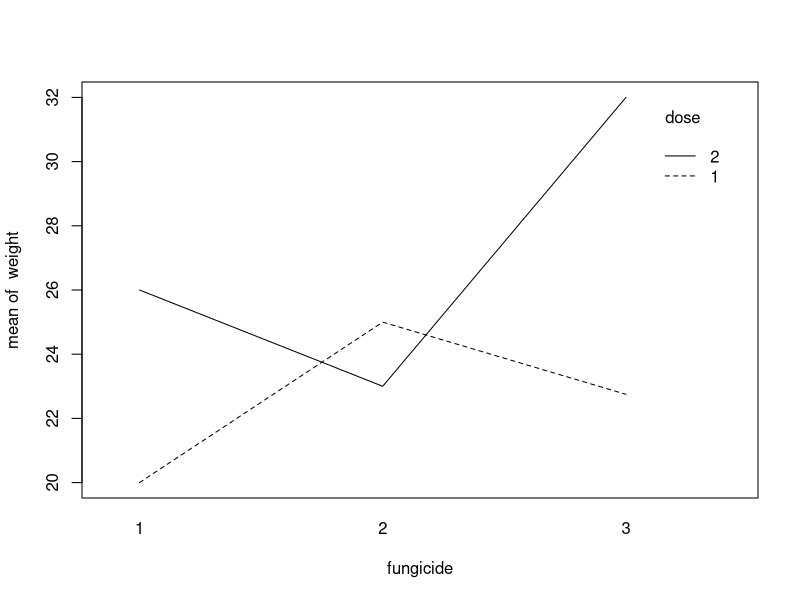

Write the R code that produced this figure.

## ST512 
## Author: Prof Ryan Martin (www4.stat.ncsu.edu/~rmartin)
## R code for Example 14.8 in Ott & Longnecker

# Read in data

rose <- read.table(file="data/example_14-8.txt", header=TRUE)
print(rose)

# Code factors as *factors*

rose$fungicide <- factor(rose$fungicide)
rose$dose <- factor(rose$dose)

# Interaction plot

with(rose, interaction.plot(fungicide, dose, weight))

# Two-way ANOVA with interaction
# Main effect SS are different -- depends on the order (Type I)

o.rose1 <- lm(weight ~ fungicide * dose, data=rose)
summary(o.rose1)
anova(o.rose1)

o.rose2 <- lm(weight ~ dose * fungicide, data=rose)
summary(o.rose2)
anova(o.rose2)

# Estimate marginal means

library(emmeans)
emmeans(o.rose1, ~ fungicide * dose)
emmeans(o.rose1, ~ fungicide)
emmeans(o.rose1, ~ dose)

tapply(rose$weight, rose$fungicide, mean)
tapply(rose$weight, rose$dose, mean)
